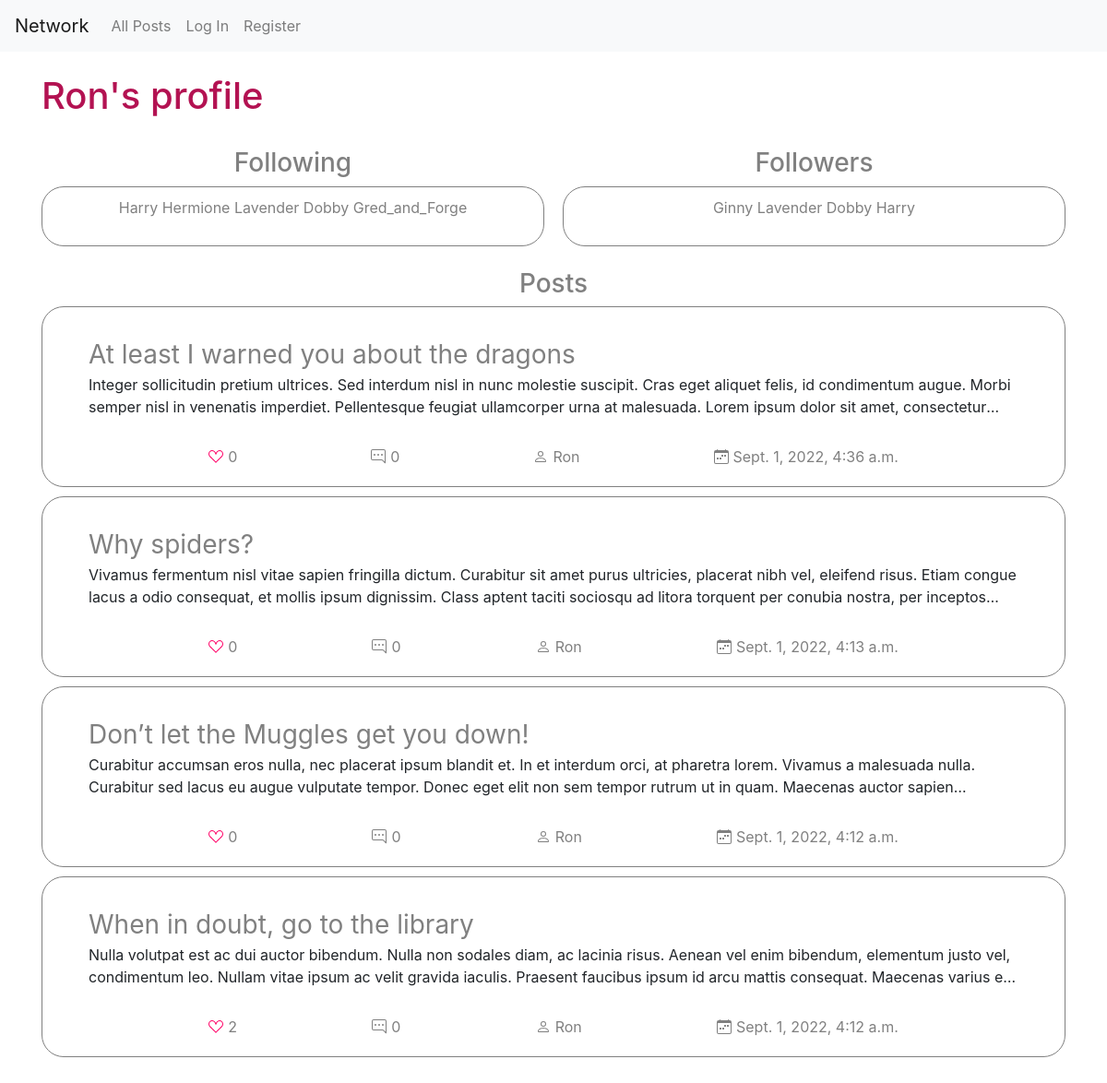
/users/3, run on the app's committed database.
### network/models.py (models this page shows, shortened)
class User(AbstractUser):
    about = models.TextField(max_length=160, blank=True)
    photo = models.URLField(max_length=2048, blank=True)

class Post(models.Model):
    author = models.ForeignKey(User, on_delete=models.CASCADE, related_name="posts")
    content = models.TextField(max_length=280)
    likes = models.ManyToManyField(User, blank=True)
    timestamp = models.DateTimeField(auto_now_add=True)
    title = models.CharField(max_length=80)

### network/views.py (the view)
# urls.py: path("users/<str:id>", views.profile, name="user")
def profile(request, id):
    user = request.user if id == request.user.id else User.objects.filter(id=id).first()
    following, status = FollowingList.objects.get_or_create(user=user)
    return render(request, "network/user.html", {"followers": [user.user for user in FollowingList.objects.filter(followees__in=[user])], "following": following.followees.all(), "page_obj": util.get_paginator(request, Post.objects.filter(author=user).order_by('-timestamp')), "user_to_show": user})

### network/util.py (called while the page is built)
def get_paginator(request, posts):
    paginator = Paginator(posts, 10)
    return paginator.get_page(request.GET.get('page'))

### network/templates/network/user.html (shortened to what this page needs)
{% extends "network/layout.html" %}
{% load static %}
{% block body %}
    <div class="container">
        <div class="header">
            {% if user != user_to_show or not user.is_authenticated %}
                <h1>{{ user_to_show.username }}'s profile</h1>
            {% else %}
                <h1>Your profile</h1>
            {% endif %}
        </div>
        <div class="follow-block">
            <div class="follow-headers">
                <h3>Following</h3>
                <div class="following">
                    {% for usr in following %}
                        {% if user.is_authenticated and user != usr or not user.is_authenticated %}
                            <a class="followee" href="{% url 'user' usr.id %}">{{ usr }}</a>
                        {% else %}
                            <a class="followee-you" href="{% url 'user' usr.id %}">You</a>
                        {% endif %}
                    {% empty %}
                        {{ user_to_show }} is not following anyone yet.
                    {% endfor %}
                </div>
            </div>
            <div class="follow-headers">
                <h3>Followers</h3>
                <div class="followers">
                    {% for follower in followers %}
                        {% if user.is_authenticated and user != follower or not user.is_authenticated %}
                            <a class="follower" href="{% url 'user' follower.id %}">{{ follower }}</a>
                        {% else %}
                            <a class="follower-you" href="{% url 'user' follower.id %}">You</a>
                        {% endif %}
                    {% empty %}
                        <div class="no-followers">{{ user_to_show }} has no followers yet.</div>
                    {% endfor %}
                </div>
            </div>
        </div>
        <h3 class="posts-title">Posts</h3>
        {% include "network/posts-widget.html" %}
    </div>
{% endblock %}

### network/templates/network/posts-widget.html (shortened to what this page needs)
<div class="posts">
    {% for post in page_obj %}
    <div class="post">
        <div class="post-content">
            <div class="post-title-min-div"><a href="{% url 'post' post.id %}" class="post-title-min">{{ post.title }}</a></div>
            <p class="content-paragraph">{{ post.content }}</p>
        </div>
        <div class="post-bottom">
            <div class="likes">
                <div class="count">{{ post.likes.all|length }}</div>
            </div>
            <div class="comments">
                {{ post.comments.all|length }}
            </div>
            <div class="author">
                {% if post.author == user %}
                    <a href="{% url 'user' post.author.id %}">you</a>
                {% else %}
                    <a href="{% url 'user' post.author.id %}">{{ post.author.username }}</a>
                {% endif %}
            </div>
            <div class="date">
                {{ post.timestamp }}
            </div>
        </div>
    </div>
{% empty %}
    <h3>No posts yet.</h3>
{% endfor %}
</div>

### network/static/network/styles.css (style rules this page uses)
a, a:visited, h3 { color: gray; }
a:hover, .page-link:hover, .like, .like-inactive { color: rgb(255,0,102); }
h1 { color: rgb(179,18,82); }
.author, .buttons, .comments, .date, .like, .likes, .header { align-items: center; color: gray; display: flex; }
.buttons, .follow-block { gap: 20px; }
.commentaries, .follow-block, .header, .post, .commentary { display: flex; flex-wrap: wrap; }
.comment-form, .follow-block { margin-bottom: 1.5rem; }
.calendar, .comment, .like, .like-inactive, .person { margin-right: 5px; }
.container { height: 100vh; }
.content-paragraph { display: -webkit-box; overflow: hidden; text-overflow: ellipsis; -webkit-line-clamp: 2; -webkit-box-orient: vertical; }
.followers, .following { border: .5px solid gray; border-radius: 1.5rem; height: 65px; overflow: scroll; padding: 10px; }
.follow-headers { width: calc(50% - 10px); }
.header, .post-bottom { justify-content: space-between; }
.line, .header { margin-bottom: 1.5rem; margin-top: 1.5rem; }
.post, .commentary { align-content: space-between; border: .5px solid gray; border-radius: 1.5rem; margin-bottom: 10px; padding: 20px; width: 100%; }
.post { padding-top: 0; }
.post-bottom { align-items: center; display: flex; margin: auto; min-width: 70%; }
.post-content { max-height: 150px; padding: 30px; }
.posts { padding-bottom: 1.5rem; }
.posts-title, .follow-headers { text-align: center; }
.post-content, .post-title, .subtitle, .inputs input, textarea, .commentary-header, .comment-form { width: 100%; }
.post-title-min-div { overflow: hidden; white-space: nowrap; }
.post-title-min { font-size: 1.75rem; }

### data on the page
User: username "Ron"
User: username "Harry"
User: username "Hermione"
User: username "Lavender"
User: username "Dobby"
User: username "Gred_and_Forge"
User: username "Ginny"
Post: title "At least I warned you about the dragons", content "Integer sollicitudin pretium ultrices. Sed interdum nisl in nunc molestie suscipit. Cras eget aliquet felis, id condimentum augue. Morbi semper nisl in venenatis imperdiet. Pellentesque feugiat ullamcorper urna at malesuada. Lorem ipsum dolor sit amet,…", likes.all|length "0", comments.all|length "0", author.username "Ron", timestamp "Sept. 1, 2022, 4:36 a.m."
Post: title "Why spiders?", content "Vivamus fermentum nisl vitae sapien fringilla dictum. Curabitur sit amet purus ultricies, placerat nibh vel, eleifend risus. Etiam congue lacus a odio consequat, et mollis ipsum dignissim. Class aptent taciti sociosqu ad litora torquent per conubia nostra, per…", likes.all|length "0", comments.all|length "0", author.username "Ron", timestamp "Sept. 1, 2022, 4:13 a.m."
Post: title "Don’t let the Muggles get you down!", content "Curabitur accumsan eros nulla, nec placerat ipsum blandit et. In et interdum orci, at pharetra lorem. Vivamus a malesuada nulla. Curabitur sed lacus eu augue vulputate tempor. Donec eget elit non sem tempor rutrum ut in quam. Maecenas auctor…", likes.all|length "0", comments.all|length "0", author.username "Ron", timestamp "Sept. 1, 2022, 4:12 a.m."
Post: title "When in doubt, go to the library", content "Nulla volutpat est ac dui auctor bibendum. Nulla non sodales diam, ac lacinia risus. Aenean vel enim bibendum, elementum justo vel, condimentum leo. Nullam vitae ipsum ac velit gravida iaculis. Praesent faucibus ipsum id arcu mattis consequat. Maecenas varius…", likes.all|length "2", comments.all|length "0", author.username "Ron", timestamp "Sept. 1, 2022, 4:12 a.m."
